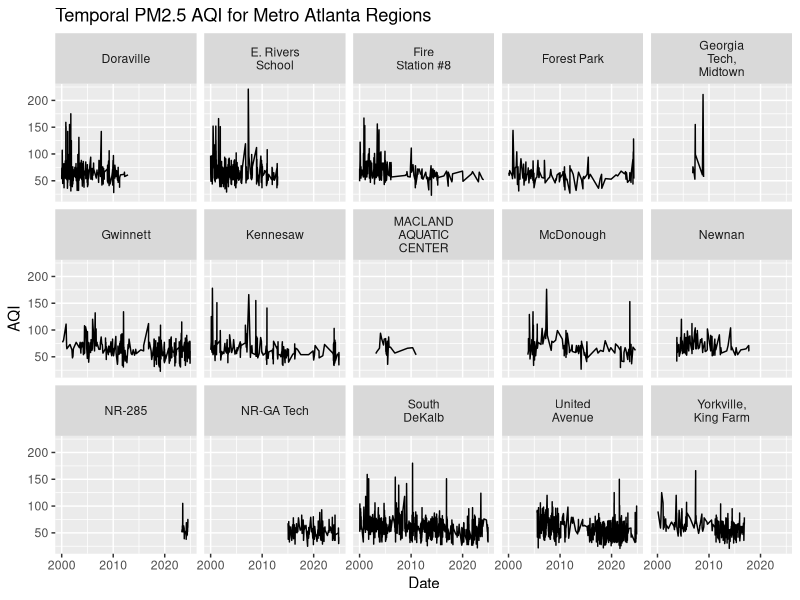
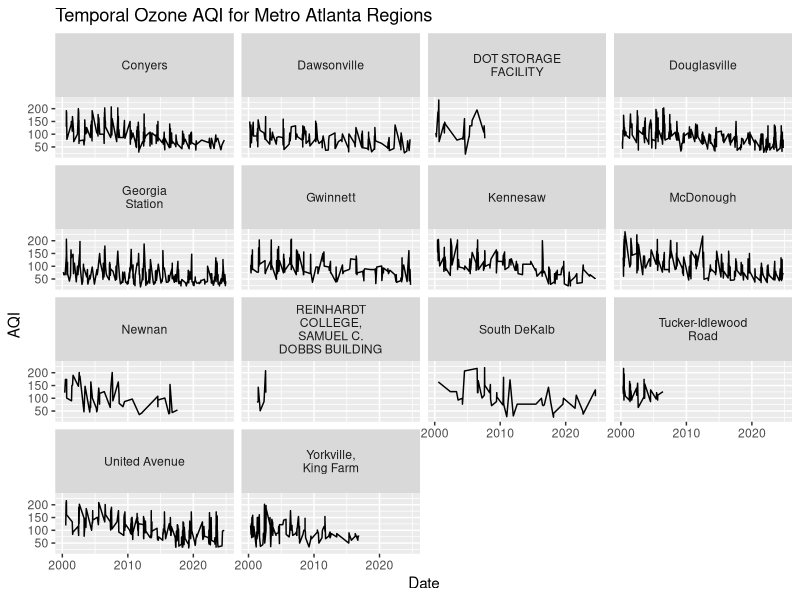
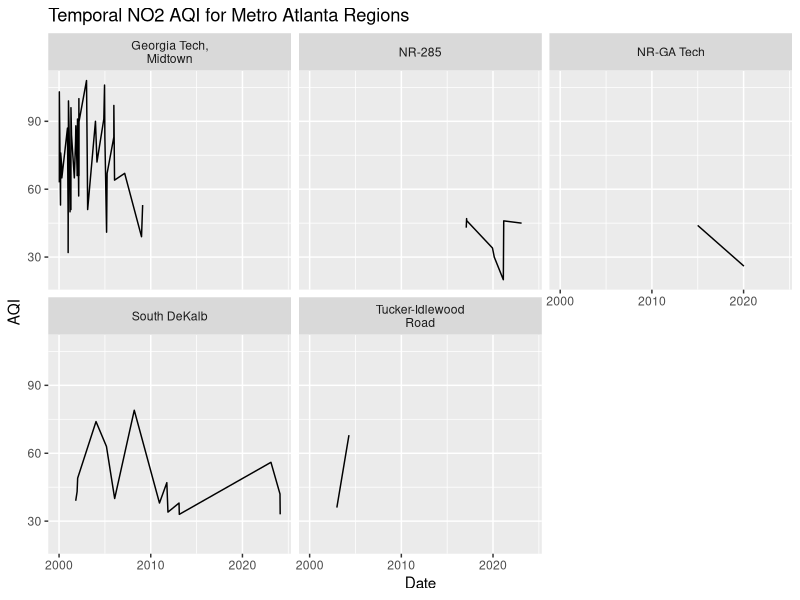
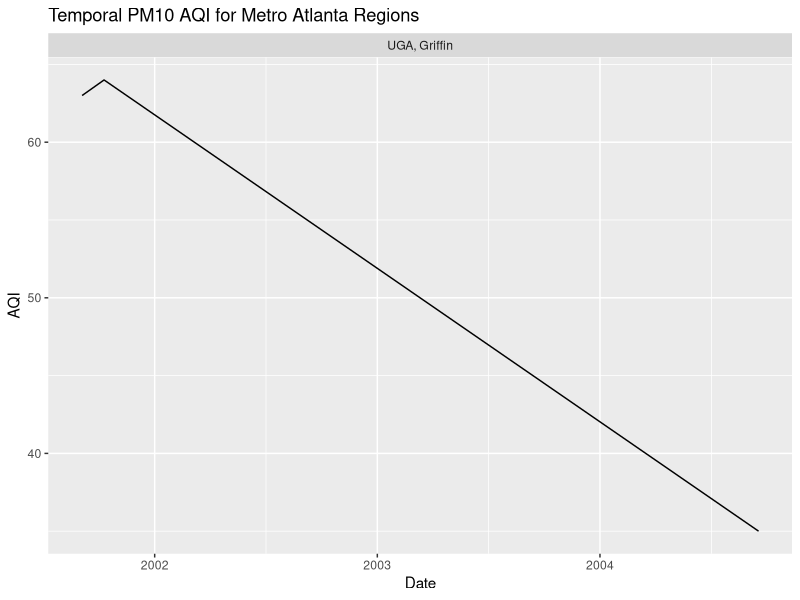
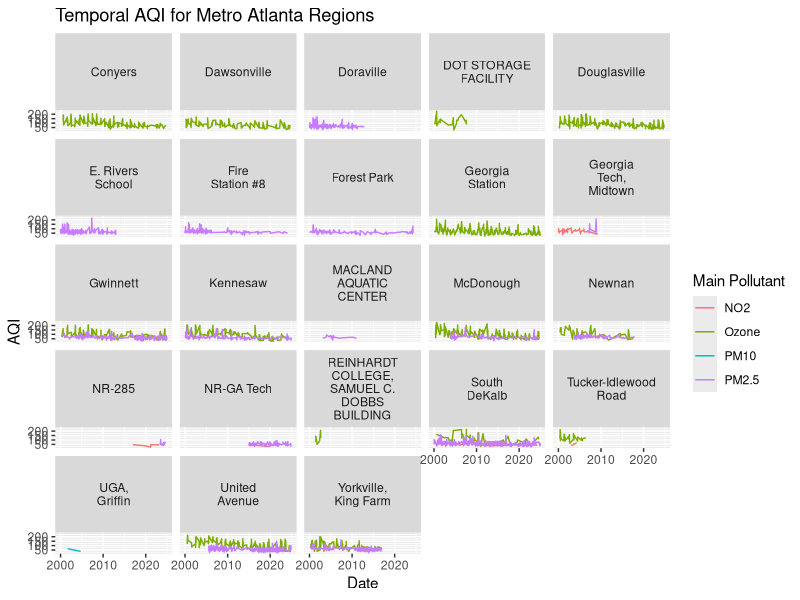
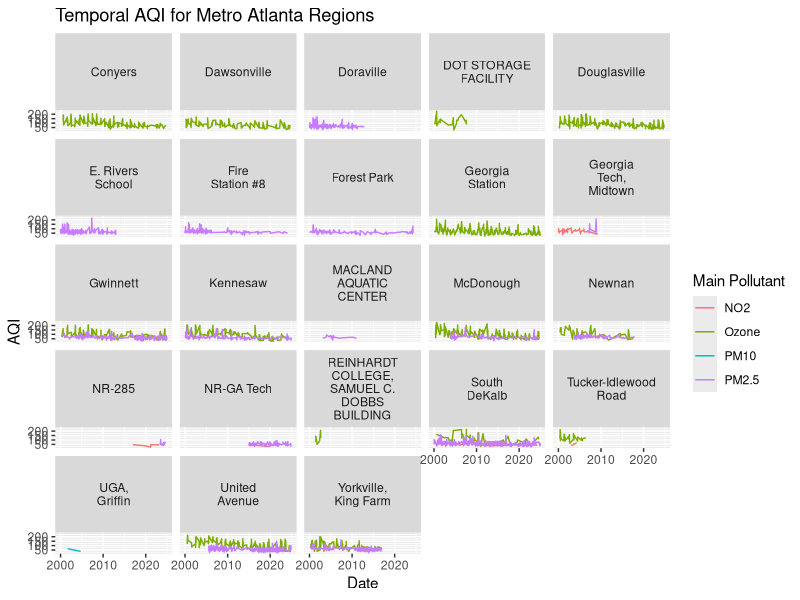
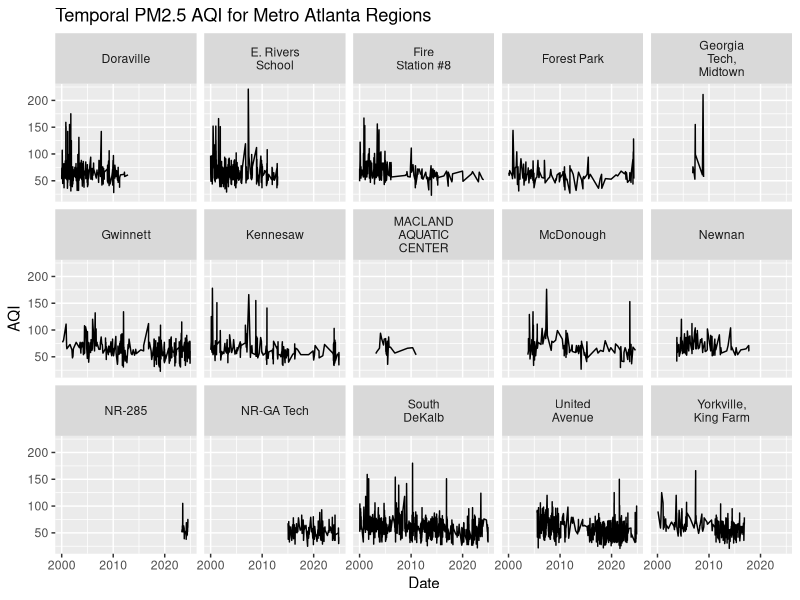
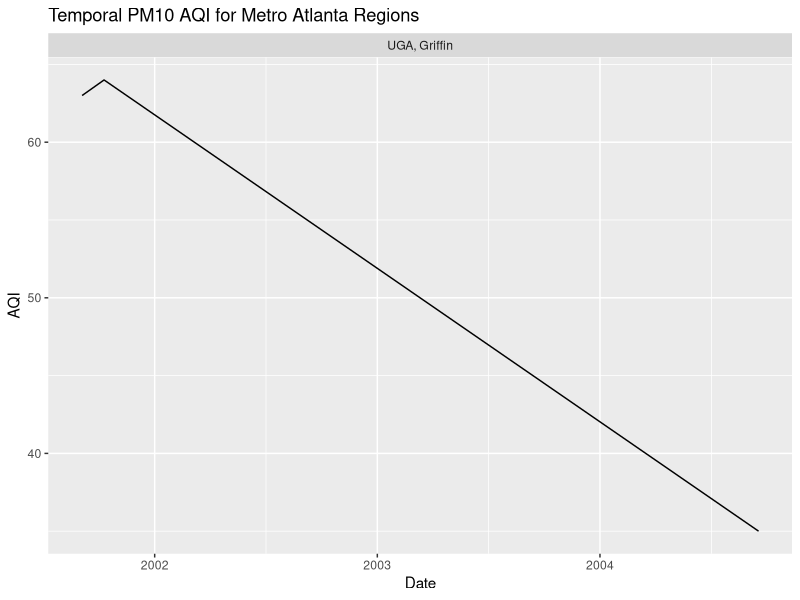

Recreate these plots in R, in order.
## ---- chunk 1
knitr::opts_chunk$set(echo = TRUE,  warning=FALSE, message=FALSE)
## ---- chunk 2
library(ggplot2)
library(dplyr)
library(tidyr)
library(readr)
library(lubridate)
## ---- chunk 3
air.pollution <- read.csv("ATLPollution2.csv") #load  data
air.pollution$Date <- mdy(air.pollution$Date) 
                     

air.pollution.filtered <- air.pollution %>% 
   mutate(Site.Name = case_when(Site.Name == "Georgia Tech, Ford Environmental Science and Technology Bldg, roof" ~ "Georgia Tech, Midtown", Site.Name == "UNIVERSITY OF GA, EXPERIMENT STATION TISSUE LAB, GRIFFIN GA" ~ "UGA, Griffin", TRUE ~ Site.Name)) %>% 
               filter (Site.Name != "Not Available") %>%  #remove null sites
               group_by ( Site.Name,Main.Pollutant ) %>%
               filter(n() > 1) %>% 
               ungroup() #remove sites with just one data point 


# Create dataframes 
PM2.5 <- air.pollution.filtered %>% 
      filter(Main.Pollutant == "PM2.5")

PM10 <- air.pollution.filtered %>% 
      filter(Main.Pollutant == "PM10") 

PM10 <- air.pollution.filtered %>% 
      filter(Main.Pollutant == "PM10") 


Ozone.df <- air.pollution.filtered %>% 
      filter(Main.Pollutant == "Ozone")

NO2.df <- air.pollution.filtered %>% 
      filter(Main.Pollutant == "NO2")
      

## ---- chunk 4
PM2.5.graph <- ggplot(PM2.5, aes(x = Date, y = X.AQI.Value)) + geom_line() + facet_wrap(  ~ Site.Name, labeller = label_wrap_gen(width = 12), nrow=3)+ ggtitle("Temporal PM2.5 AQI for Metro Atlanta Regions") + ylab("AQI")
PM2.5.graph

Ozonegraph <- ggplot(Ozone.df, aes(x = Date, y = X.AQI.Value)) + geom_line() + facet_wrap(  ~ Site.Name, labeller = label_wrap_gen(width = 15)) + ggtitle("Temporal Ozone AQI for Metro Atlanta Regions") + ylab("AQI")
Ozonegraph

NO2graph <- ggplot(NO2.df, aes(x = Date, y = X.AQI.Value)) + geom_line() + facet_wrap(  ~ Site.Name, labeller = label_wrap_gen(width = 15) ) + ggtitle("Temporal NO2 AQI for Metro Atlanta Regions") + ylab("AQI")
NO2graph


## ---- chunk 5
PM10graph <- ggplot(PM10, aes(x = Date, y = X.AQI.Value)) + geom_line() + facet_wrap(  ~ Site.Name  ) + ggtitle("Temporal PM10 AQI for Metro Atlanta Regions") + ylab("AQI")
PM10graph
## ---- chunk 6
overallgraph <- ggplot(air.pollution.filtered, aes(x = Date, y = X.AQI.Value, color = Main.Pollutant)) + geom_line() + facet_wrap(  ~ Site.Name, labeller = label_wrap_gen(width = 12) ) + ggtitle("Temporal AQI for Metro Atlanta Regions")  +  guides(color = guide_legend(title = "Main Pollutant")) + ylab("AQI")
overallgraph


ggsave("overall.png", plot = overallgraph, width = 20, height = 20) #save plots

ggsave("PM2.5.png", plot = PM2.5.graph)

ggsave("PM10.png", plot = PM10graph)

ggsave("Ozone.png", plot = Ozonegraph)

ggsave("NO2.png", plot = NO2graph)



## ---- chunk 7
#ggplot(air.pollution.filtered, aes(x = Date, y = X.AQI.Value)) + geom_line() + facet_grid(  Main.Pollutant ~Site.Name , labeller = label_wrap_gen(width = 5), scales = "free", space = "free")+theme(axis.text.x = element_text(angle = 90, vjust = 0.5, hjust = 1))+ ggtitle("Temporal Main pollutant Levels for Metro Atlanta Regions") + ylab("Main Pollutant Level")
